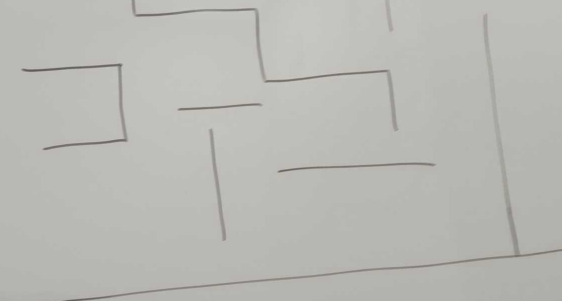
#> input picture Maze/Maze.png, 562 x 301 px
$ python Main.py
#> lines starting #> are read from the running program, lines starting #| are printed output that depends on the picture; after the words box and inside, x2 and y2 are one past the last pixel; in counts of white or black regions, pixels touching at a corner belong together
import cv2
import numpy as np
from collections import deque

start = None
end = None
thresh = 170

def mouse_callback(event, x, y, flags, param):
    global start, end

    if event == cv2.EVENT_LBUTTONDOWN:
        if start is None:
            start = (y, x)
            print("Start Point:", start)
        elif end is None:
            end = (y, x)
            print("End Point:", end)

image = cv2.imread('Maze.png', 0)
#> image: shape (301, 562); min 89, max 199, mean 183.6


maze = np.where(image < thresh, 1, 0)
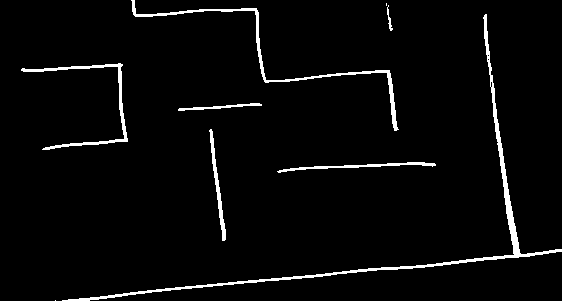
#> maze: shape (301, 562) int64; values 0 (black) and 1 (white), 3.3% white; 9 white regions (2 under 20 px), largest, box (x1, y1, x2, y2) and area: (62, 14, 562, 301) 2445, (131, 0, 399, 131) 1157, (21, 63, 128, 150) 802

height, width = maze.shape
#> height = 301; width = 562

def is_valid(cell):
    x, y = cell
    return 0 <= x < height and 0 <= y < width and maze[x, y] == 0

def solve_maze_bfs(start, end):
    queue = deque([(start, [])])
    visited = set()

    while queue:
        current_cell, path = queue.popleft()
        if current_cell == end:
            return path + [current_cell]

        if current_cell in visited:
            continue

        visited.add(current_cell)

        x, y = current_cell
        neighbors = [(x - 1, y), (x + 1, y), (x, y - 1), (x, y + 1)]

        for neighbor in neighbors:
            if is_valid(neighbor):
                queue.append((neighbor, path + [current_cell]))

    return None

cv2.namedWindow('Maze')
cv2.setMouseCallback('Maze', mouse_callback)

while True:
    cv2.imshow('Maze', image)
    key = cv2.waitKey(1) & 0xFF
#> (key q is pressed here)
    if key == ord('q'):
        break

    if start is not None and end is not None:
        solution_path = solve_maze_bfs(start, end)

        if solution_path is None:
            print("Not Path")
        else:
            result_image = cv2.cvtColor(image, cv2.COLOR_GRAY2BGR)
            for cell in solution_path:
                cv2.circle(result_image, (cell[1], cell[0]), 1, (0, 0, 255), -1)

            cv2.imshow('Maze Solution', result_image)

            start = None
            end = None

cv2.destroyAllWindows()
